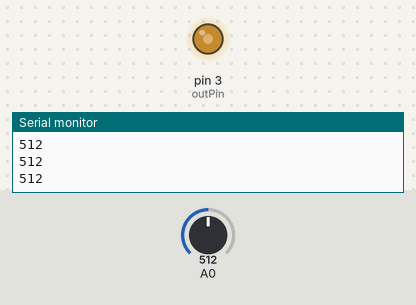
Recording of a sketch running on a simulated Arduino Uno, built with avr-gcc and run on an emulated ATmega328P. Shown: output pins drawn as LEDs (lit = HIGH), the last lines printed to the serial monitor. The test bench sets the inputs (shaded band); at power-on: A0 = 512.

Above: at 1.2 s.
1.3 s: A0 set to 716
At 2.2 s:
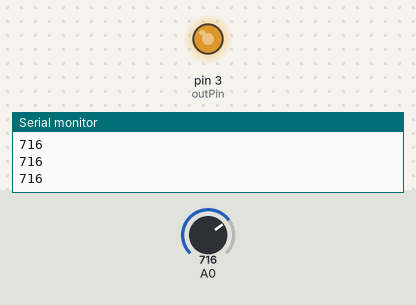
2.8 s: A0 set to 900
At 3.5 s:
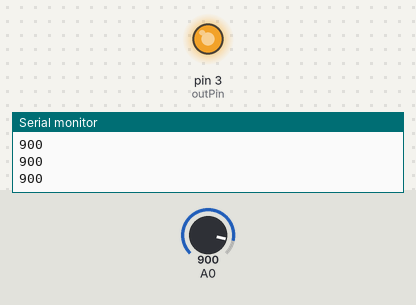
4.3 s: A0 set to 122
At 4.8 s:
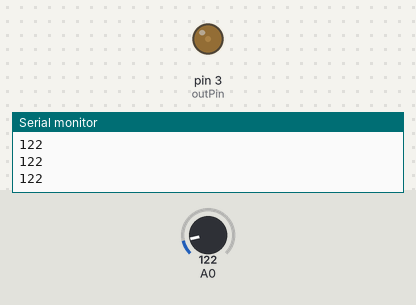
5.8 s: A0 set to 0
At 6.1 s:
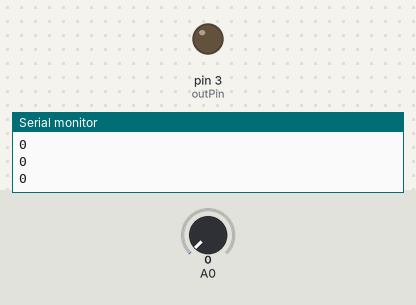
Timing chart, 0 to 8.3 s (numbered marks = the images above; inputs shaded):
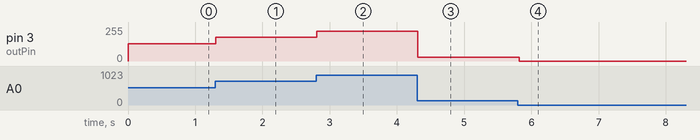

The sketch:

sketch03.ino
```cpp
int outPin = 3;

void setup() {
  Serial.begin(9600);
  pinMode(outPin, OUTPUT);
}

void loop() {
  // 리턴 값: 0 ~ 1023
  int value = analogRead(A0);
  analogWrite(outPin, value / 4);
  Serial.println(value);
  delay(100);
}
```

Measured:
- after the input at 1.3 s, pin 3 (outPin): 128/255 → 179/255 at once
- after the input at 2.8 s, pin 3 (outPin): 179/255 → 225/255 at once
- after the input at 4.3 s, pin 3 (outPin): 225/255 → 30/255 at once
- after the input at 5.8 s, pin 3 (outPin): 30/255 → 0/255 at once
